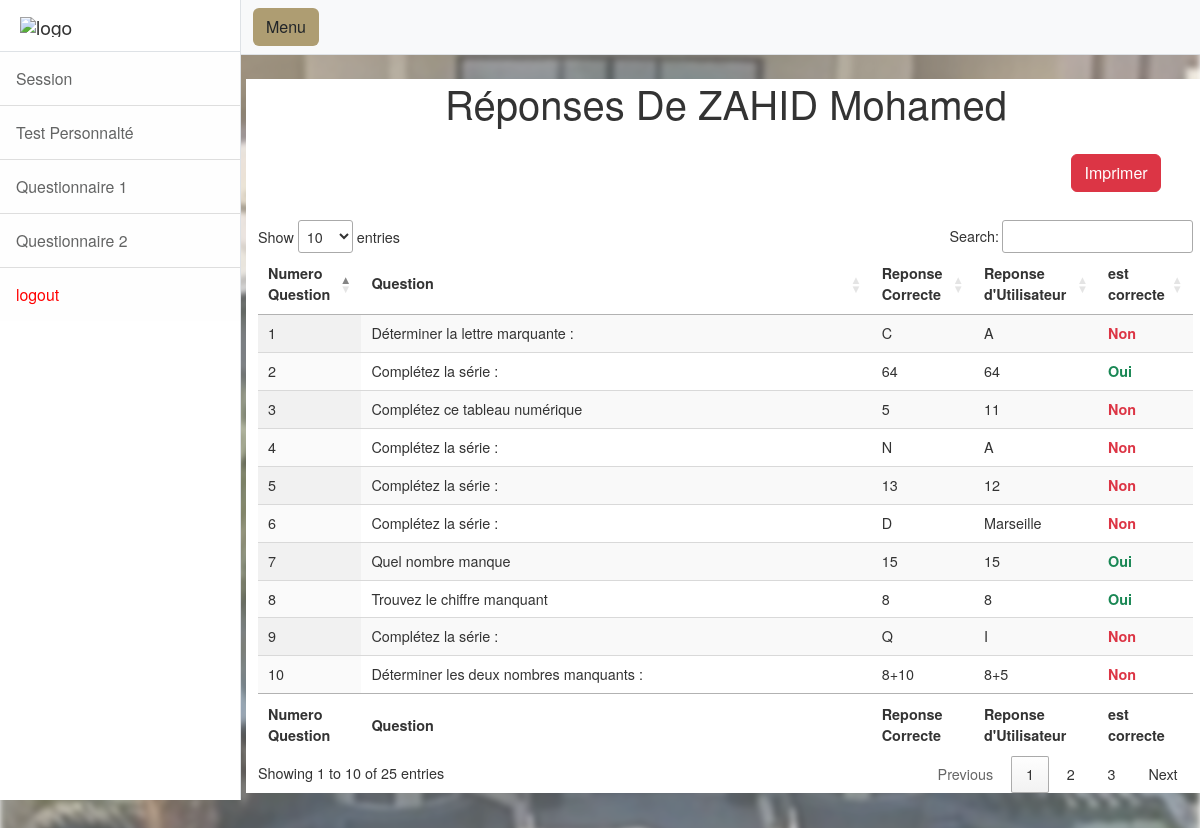
The page /dashboard/detailsQ1M.php?id=1 on the database its author committed.
### tables this page shows
CREATE TABLE `noteq1` (
  `id` int(11) NOT NULL,
  `cin` varchar(110) NOT NULL,
  `nom` varchar(256) NOT NULL,
  `prenom` varchar(256) NOT NULL,
  `score` int(11) NOT NULL
);

CREATE TABLE `comp_noteq1` (
  `id` int(11) NOT NULL,
  `id_u` int(11) DEFAULT NULL,
  `id_q` int(11) DEFAULT NULL,
  `reponse_q` varchar(255) DEFAULT NULL,
  `reponse_u` varchar(255) DEFAULT NULL,
  `est_correcte` tinyint(1) DEFAULT NULL
);

CREATE TABLE `test1` (
  `id` int(2) NOT NULL,
  `Question` varchar(689) DEFAULT NULL,
  `Valeur` varchar(41) DEFAULT NULL,
  `Choix` varchar(336) DEFAULT NULL,
  `Reponse1` varchar(4) DEFAULT NULL
);

### dashboard/detailsQ1M.php (the view, shortened to what this page needs)
<?php
$conn = mysqli_connect("localhost", "root", "", "menarahold");
if (isset($_GET['id'])) {
    $candidatId = $_GET['id'];
    $sqlCandidat = "SELECT nom, prenom FROM noteq1 WHERE id = ?";
    $stmtCandidat = $conn->prepare($sqlCandidat);
    $stmtCandidat->bind_param("i", $candidatId);
    $stmtCandidat->execute();
    $resultCandidat = $stmtCandidat->get_result();
    if ($resultCandidat->num_rows > 0) {
        $rowCandidat = $resultCandidat->fetch_assoc();
        $nomCandidat = $rowCandidat['nom'];
        $prenomCandidat = $rowCandidat['prenom'];
    }
    $sqlDetails = "SELECT c.id_q, t.Question, c.reponse_q, c.reponse_u, c.est_correcte
                   FROM comp_noteq1 c
                   JOIN test1 t ON t.id = c.id_q
                   WHERE c.id_u = ?";
    $stmtDetails = $conn->prepare($sqlDetails);
    $stmtDetails->bind_param("i", $candidatId);
    $stmtDetails->execute();
    $resultDetails = $stmtDetails->get_result();
}
?>
<!DOCTYPE html>
<html lang="en">
<head>
<head>
<link href="css/styles.css" rel="stylesheet" />
    <link rel="stylesheet" type="text/css" href="https://cdn.datatables.net/1.11.5/css/jquery.dataTables.css">
        <link rel="stylesheet" href="https://cdn.datatables.net/1.12.1/css/jquery.dataTables.min.css">
        <link rel="stylesheet" href="https://cdn.datatables.net/fixedheader/3.2.3/css/fixedHeader.dataTables.min.css">
    <link href="https://nightly.datatables.net/css/jquery.dataTables.css" rel="stylesheet" type="text/css" />
    <link href="https://nightly.datatables.net/select/css/select.dataTables.css?_=9a6592f8d74f8f520ff7b22342fa1183.css" rel="stylesheet" type="text/css" />
    <link href="https://nightly.datatables.net/searchpanes/css/searchPanes.dataTables.css?13" rel="stylesheet" type="text/css" />
</head>
<body>
    <div class="d-flex" id="wrapper">
        <div class="border-end bg-white" id="sidebar-wrapper">
            <div class="sidebar-heading border-bottom bg-white"><img src="https://menara-holding.ma/Assets/images/Logo_mh.svg"
                  style="width:140px;heigth:20px" alt="logo"></div>
                  <div class="list-group list-group-flush">
                <a class="list-group-item list-group-item-action list-group-item-light p-3 allow-navigation" style="font-size: 1.1em;margin: 0;" href="session.php">Session</a>
                <a class="list-group-item list-group-item-action list-group-item-light p-3 allow-navigation" style="font-size: 1.1em;margin: 0;" href="#" id="menu1">Test Personnalté</a>
                <a class="list-group-item list-group-item-action list-group-item-light p-3 allow-navigation" style="font-size: 1.1em;margin: 0;" href="#" id="menu2">Questionnaire 1</a>
                <a class="list-group-item list-group-item-action list-group-item-light p-3 allow-navigation" style="font-size: 1.1em;margin: 0;" href="#" id="menu3">Questionnaire 2</a>
                <a class="list-group-item list-group-item-action list-group-item-light p-3 allow-navigation" style="font-size: 1.1em;margin: 0;color:red" href="logout.php">logout</a>
            </div>
        </div>
        <div id="page-content-wrapper">
            <nav class="navbar navbar-expand-lg navbar-light bg-light border-bottom">
                <div class="container-fluid">
                    <button class="btn" style="background-color:#ae9d72" id="sidebarToggle">Menu</button>
                </div>
            </nav>
             <div class="container-fluid" style="background:white; margin-left:5px; margin-right:5px;">
                    <h1 class="mt-4" style="margin-left:20%;">Réponses De <?php echo $nomCandidat .' '. $prenomCandidat ?></h1>
                    <a href="#" onclick="imprimerTableau()" style="margin-left:87%;margin-top:2%;margin-bottom:3%" class="btn btn-danger">Imprimer</a>
                    <br>
                    <table id="example" class="display" style="width:100%">
                    <thead>
                        <tr>
                            <th>Numero Question</th>
                            <th>Question</th>
                            <th>Reponse Correcte</th>
                            <th>Reponse d'Utilisateur</th>
                            <th>est correcte</th>
                        </tr>
                    </thead>
                    <tfoot>
                        <tr>
                            <th>Numero Question</th>
                            <th>Question</th>
                            <th>Reponse Correcte</th>
                            <th>Reponse d'Utilisateur</th>
                            <th>est correcte</th>
                        </tr>
                    </tfoot>
                    <tbody>
                        <?php
                    if ($resultDetails->num_rows > 0) {
                        while ($rowDetails = $resultDetails->fetch_assoc()) {
                            echo "<tr>";
                            echo "<td>" . $rowDetails["id_q"] . "</td>";
                            echo "<td>" . $rowDetails["Question"] . "</td>";
                            echo "<td>" . $rowDetails["reponse_q"] . "</td>";
                            echo "<td>" . $rowDetails["reponse_u"] . "</td>";
                            echo "<td class='" . ($rowDetails["est_correcte"] ? 'text-success' : 'text-danger') . "'>" . ($rowDetails["est_correcte"] ? 'Oui' : 'Non') . "</td>";
                            echo "</tr>";
                        }
                    } else {
                        echo "<p>Aucun résultat trouvé pour cet ID de candidat.</p>";
                    }
                ?>
                    </tbody>
                </table>
                </div>
            </div>
        </div>
</body>
</html>

### dashboard/detailsQ1M.php (style rules this page uses)
body { font: 90%/1.45em "Helvetica Neue", HelveticaNeue, Verdana, Arial, Helvetica, sans-serif; margin: 0; padding: 0; color: #333; background-color: #fff; }
body::after { content: ""; background-image: url(../images/slide01.jpg); background-size: cover; background-position: center; background-repeat: no-repeat; filter: blur(3px); opacity: 0.7; position: absolute; top: 0; left: 0; width: 100%; height: 1600px; z-index: -1; }
.text-success { color: green; font-weight: bold; }
.text-danger { color: red; font-weight: bold; }

### rows shown on the page
noteq1: nom "ZAHID", prenom "Mohamed"
comp_noteq1: id_q "1", id_q.Question "Déterminer la lettre marquante :", reponse_q "C", reponse_u "A", est_correcte "Non"
comp_noteq1: id_q "2", id_q.Question "Complétez la série :", reponse_q "64", reponse_u "64", est_correcte "Oui"
comp_noteq1: id_q "3", id_q.Question "Complétez ce tableau numérique", reponse_q "5", reponse_u "11", est_correcte "Non"
comp_noteq1: id_q "4", id_q.Question "Complétez la série :", reponse_q "N", reponse_u "A", est_correcte "Non"
comp_noteq1: id_q "5", id_q.Question "Complétez la série :", reponse_q "13", reponse_u "12", est_correcte "Non"
comp_noteq1: id_q "6", id_q.Question "Complétez la série :", reponse_q "D", reponse_u "Marseille", est_correcte "Non"
comp_noteq1: id_q "7", id_q.Question "Quel nombre manque", reponse_q "15", reponse_u "15", est_correcte "Oui"
comp_noteq1: id_q "8", id_q.Question "Trouvez le chiffre manquant", reponse_q "8", reponse_u "8", est_correcte "Oui"
comp_noteq1: id_q "9", id_q.Question "Complétez la série :", reponse_q "Q", reponse_u "I", est_correcte "Non"
comp_noteq1: id_q "10", id_q.Question "Déterminer les deux nombres manquants :", reponse_q "8+10", reponse_u "8+5", est_correcte "Non"
